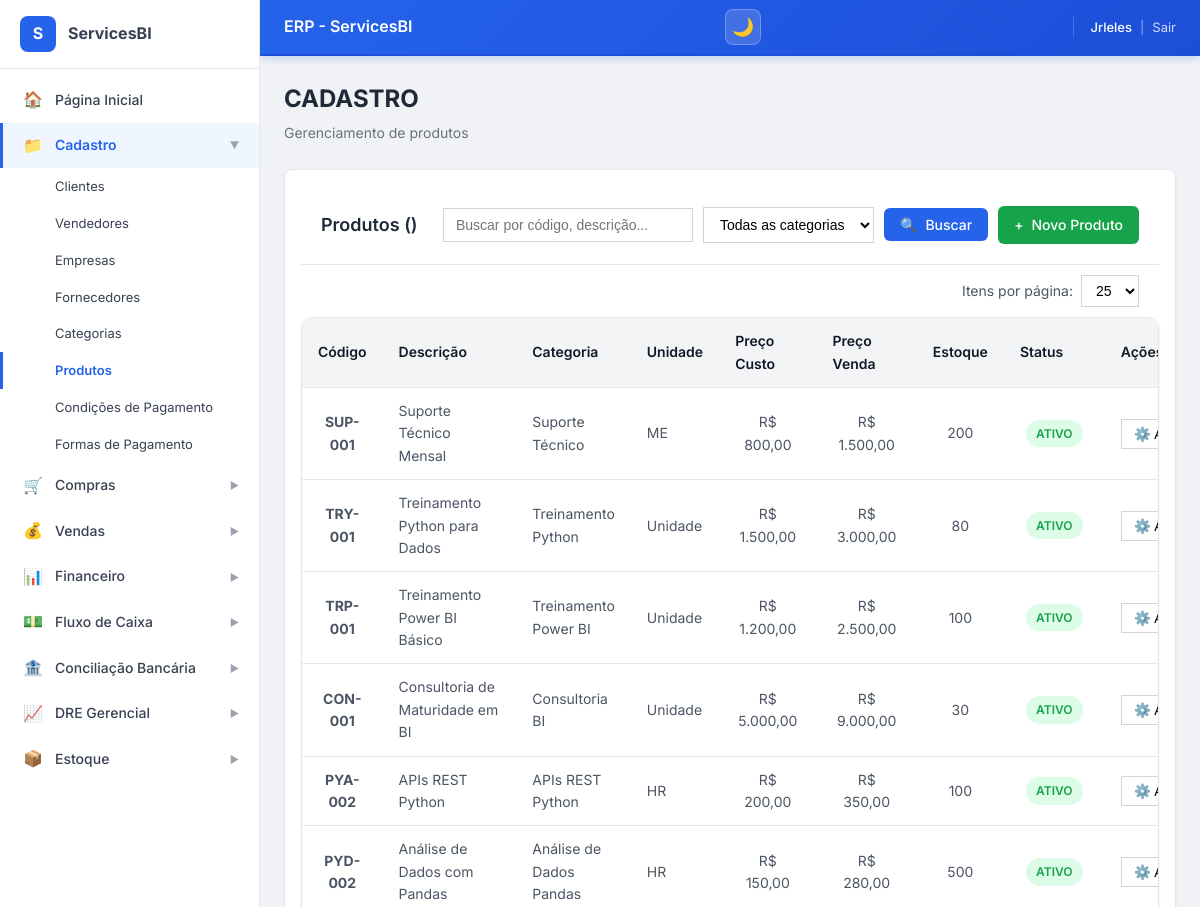
The app's page /cadastro/produtos/ (signed in, upper part), older data.
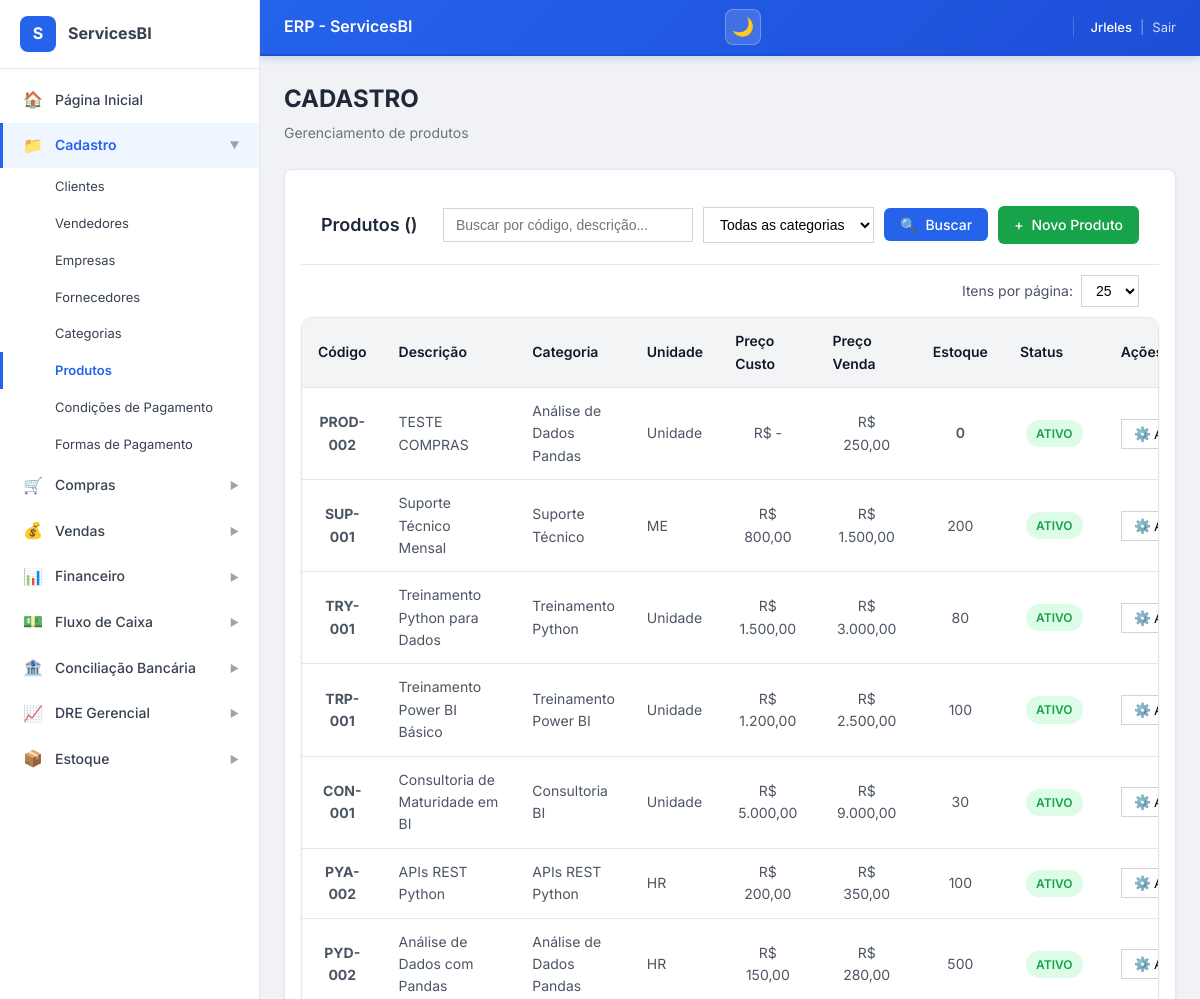
The same page, newer data.
### ERP_ServicesBI/models.py (models this page shows, shortened)
class SequencialMixin(models.Model):
    class Meta:
        abstract = True

class Produto(SequencialMixin, models.Model):
    UNIDADE_CHOICES = [
        ('UN', 'Unidade'),
        ('KG', 'Quilograma'),
        ('LT', 'Litro'),
        ('MT', 'Metro'),
        ('PC', 'Peça'),
    ]
    codigo = models.CharField(max_length=20, unique=True, blank=True, null=True)
    descricao = models.CharField(max_length=255)
    categoria = models.ForeignKey(Categoria, on_delete=models.SET_NULL, null=True, blank=True, related_name='produtos')
    fornecedor = models.ForeignKey(Fornecedor, on_delete=models.SET_NULL, null=True, blank=True, related_name='produtos')
    unidade = models.CharField(max_length=2, choices=UNIDADE_CHOICES, default='UN')
    preco_custo = models.DecimalField(max_digits=10, decimal_places=2, default=0, null=True, blank=True)
    preco_venda = models.DecimalField(max_digits=10, decimal_places=2, default=0, null=True, blank=True)
    estoque_atual = models.DecimalField(max_digits=10, decimal_places=2, default=0, null=True, blank=True)
    estoque_minimo = models.DecimalField(max_digits=10, decimal_places=2, default=0, null=True, blank=True)
    observacoes = models.TextField(blank=True, null=True)
    ativo = models.BooleanField(default=True)
    CAMPO_NUMERO = 'codigo'
    PREFIXO_NUMERO = ''
    PADDING_NUMERO = 3
    class Meta:
        verbose_name = 'Produto'
        verbose_name_plural = 'Produtos'
        ordering = ['descricao']

class Categoria(models.Model):
    nome = models.CharField(max_length=100, unique=True)
    descricao = models.TextField(blank=True, null=True)
    ativo = models.BooleanField(default=True)
    criado_em = models.DateTimeField(auto_now_add=True)
    class Meta:
        verbose_name = 'Categoria'
        verbose_name_plural = 'Categorias'
        ordering = ['nome']
    def __str__(self):
        return self.nome

### ERP_ServicesBI/views.py (the view)
# urls.py: path('cadastro/produtos/', views.produto_list, name='produto_list'),
@login_required
def produto_list(request):
    produtos = Produto.objects.select_related('categoria', 'fornecedor').all().order_by('-id')
    context = {'produtos': produtos}
    return render(request, 'cadastro/produto_list.html', context)

### ERP_ServicesBI/templates/cadastro/produto_list.html (shortened to what this page needs)
{% extends 'base.html' %}
{% load custom_filters %}
{% block content %}
<div class="erp-page-header">
    <h2 class="erp-page-header__title">CADASTRO</h2>
    <p class="erp-page-header__subtitle">Gerenciamento de produtos</p>
</div>
<div class="erp-card erp-mb-4">
    <div class="erp-filters">
        <h3 class="erp-filters__title">Produtos ({{ total }})</h3>
        <form method="get" class="erp-filters__form" id="filterForm">
            <input
                type="text"
                name="search"
                class="erp-filters__input"
                placeholder="Buscar por código, descrição..."
                value="{{ search|default:'' }}"
            >
            <select name="categoria" class="erp-filters__select">
                <option value="">Todas as categorias</option>
            </select>
            <button type="submit" class="erp-btn erp-btn--primary">
                <span>🔍</span> Buscar
            </button>
            <a href="{% url 'ERP_ServicesBI:produto_add' %}" class="erp-btn erp-btn--success">
                <span>+</span> Novo Produto
            </a>
        </form>
    </div>
    <div class="erp-per-page">
        <form method="get" class="erp-per-page__form">
            <label for="perPageSelectTop">Itens por página:</label>
            <select name="per_page" id="perPageSelectTop" class="erp-per-page__select" onchange="this.form.submit()">
                <option value="25" {% if per_page == 25 %}selected{% endif %}>25</option>
            </select>
        </form>
    </div>
    <div class="erp-table-container">
        <table class="erp-table">
            <thead>
                <tr>
                    <th class="erp-text-center">Código</th>
                    <th class="erp-text-left">Descrição</th>
                    <th class="erp-text-left">Categoria</th>
                    <th class="erp-text-left">Unidade</th>
                    <th class="erp-text-center">Preço Custo</th>
                    <th class="erp-text-center">Preço Venda</th>
                    <th class="erp-text-center">Estoque</th>
                    <th class="erp-text-center">Status</th>
                    <th class="erp-text-center">Ações</th>
                </tr>
            </thead>
            <tbody>
                {% for produto in produtos %}
                <tr>
                    <td class="erp-text-center"><strong>{{ produto.codigo }}</strong></td>
                    <td class="erp-text-left">{{ produto.descricao }}</td>
                    <td class="erp-text-left">{{ produto.categoria|default:"-" }}</td>
                    <td class="erp-text-left">{{ produto.get_unidade_display }}</td>
                    <td class="erp-text-center">R$ {{ produto.preco_custo|default:"-" }}</td>
                    <td class="erp-text-center">R$ {{ produto.preco_venda|default:"-" }}</td>
                    <td class="erp-text-center {% if produto.estoque_atual <= produto.estoque_minimo %}erp-estoque-baixo{% endif %}">
                        {{ produto.estoque_atual|floatformat:0|default:"-" }}
                    </td>
                    <td class="erp-text-center">
                        <span class="erp-status erp-status--{% if produto.ativo %}ativo{% else %}inativo{% endif %}">
                            {% if produto.ativo %}Ativo{% else %}Inativo{% endif %}
                        </span>
                    </td>
                    <td class="erp-text-center">
                        <div class="erp-actions">
                            <button class="erp-actions__btn" type="button">
                                ⚙️ Ações ▼
                            </button>
                        </div>
                    </td>
                </tr>
                {% endfor %}
            </tbody>
        </table>
    </div>
</div>
{% endblock %}

Row changes from the older to the newer data that the page shows:
added Produto: codigo "PROD-002", descricao "TESTE COMPRAS", categoria "Análise de Dados Pandas", unidade "Unidade", preco_custo "-", preco_venda "250,00", estoque_atual "0", ativo "ATIVO", estoque_minimo 0 (drawn)
